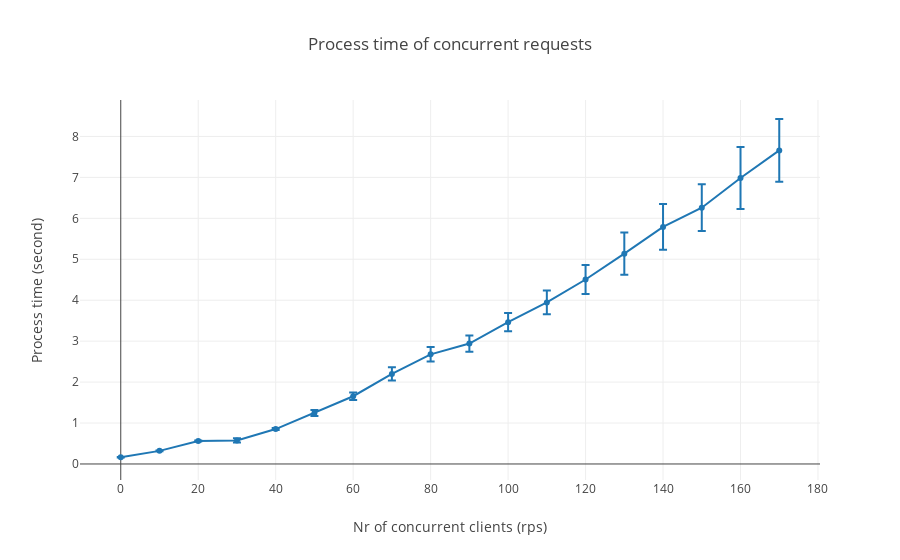

Here is the notebook cell this chart was saved with:
### Code cell
# Create a trace
trace = go.Scatter(
    x = [i * 10 for i, a in enumerate(avgs)],
    y = avgs,
    error_y=dict(
        type='data',
        array=stds
    )
)

data = [trace]
layout = go.Layout(
    title='Process time of concurrent requests',
    xaxis=dict(title='Nr of concurrent clients (rps)'),
    yaxis=dict(title='Process time (second)'),
)

fig = go.Figure(data=data, layout=layout)
py.iplot(fig, filename='basic-line')

### Figure 1 — Plotly figure (JSON) as saved in the notebook; plotly's stock layout.template omitted (floating-point values rounded to 4 significant figures)
{"data": [{"error_y": {"array": [0.003363, 0.008866, 0.01464, 0.0533, 0.02393, 0.07211, 0.09355, 0.1612, 0.1766, 0.1977, 0.2234, 0.2904, 0.3562, 0.5157, 0.5579, 0.5696, 0.757, 0.7671], "type": "data"}, "type": "scatter", "uid": "896df8b5-f760-4090-a810-9a940cb539b0", "x": [0, 10, 20, 30, 40, 50, 60, 70, 80, 90, 100, 110, 120, 130, 140, 150, 160, 170], "y": [0.1642, 0.32, 0.5609, 0.5753, 0.8531, 1.245, 1.655, 2.2, 2.678, 2.942, 3.464, 3.945, 4.506, 5.138, 5.79, 6.26, 6.984, 7.659]}], "layout": {"title": {"text": "Process time of concurrent requests"}, "xaxis": {"title": {"text": "Nr of concurrent clients (rps)"}}, "yaxis": {"title": {"text": "Process time (second)"}}}}
